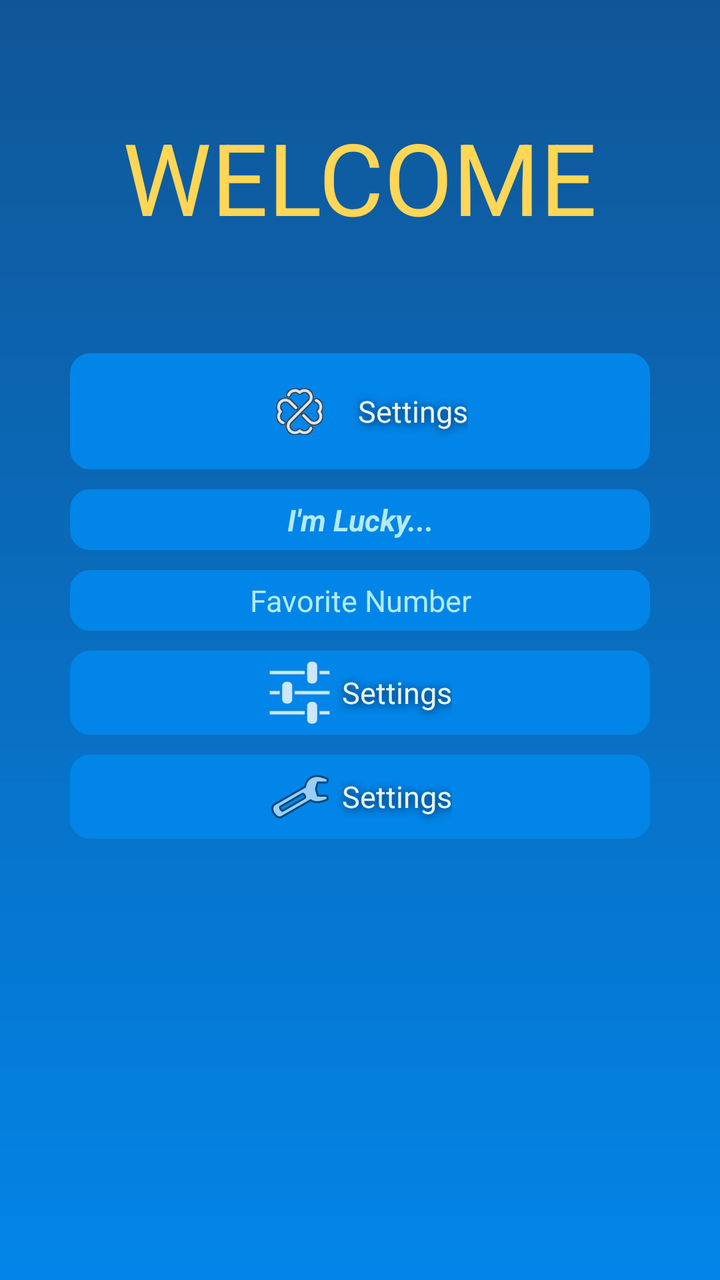
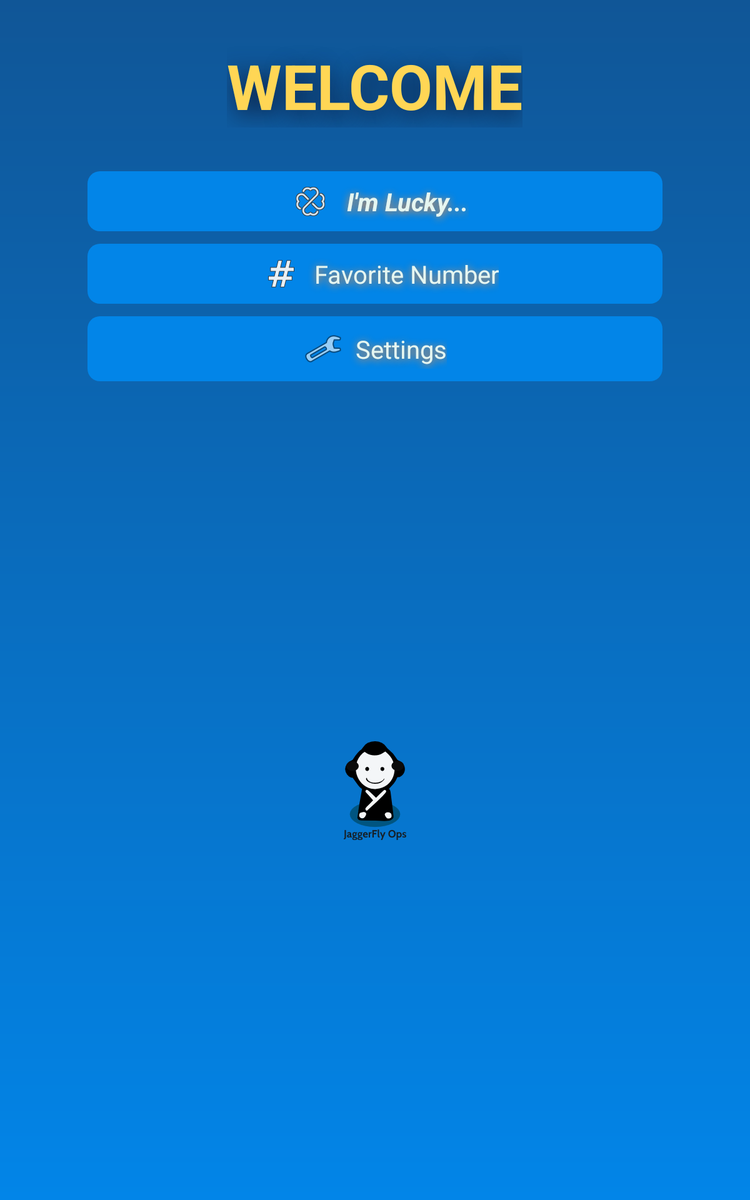

One screen, two layout resources from the same app: the default and the repository's alternative for another configuration. Each is rendered where Android would select it; the XML of both is given below.
<!-- AndroidManifest.xml: activity theme android:Theme.Black.NoTitleBar -->
<!-- res/layout/activity_main.xml -->
<RelativeLayout xmlns:android="http://schemas.android.com/apk/res/android"
    xmlns:tools="http://schemas.android.com/tools"
    android:layout_width="match_parent"
    android:layout_height="match_parent"
  android:padding="@dimen/paddingSmall"
    tools:context=".MainActivity"
    android:background="@drawable/gradient_background">


    <LinearLayout
            android:orientation="vertical"
            android:layout_width="fill_parent"
            android:layout_height="fill_parent"

            android:gravity="center_horizontal"
            android:paddingRight="@dimen/paddingLarge"
        android:paddingLeft="@dimen/paddingLarge">

        <Space

                android:layout_width="wrap_content"
                android:layout_height="50dp" />
        <TextView
                android:layout_width="wrap_content"
                android:layout_height="wrap_content"

                android:text="@string/welcome"
                android:textSize="@dimen/font_size_Large"
                android:typeface="sans"
                android:textColor="@color/light_secondary"
                android:textAllCaps="false"
                android:layout_gravity="center_horizontal"
               />


        <Space

                android:layout_width="wrap_content"
                android:layout_height="50dp" />

        <FrameLayout
                style="@style/AppTheme.Button"
                android:layout_width="match_parent"
                android:layout_height="wrap_content" >

            <Button
                    style="@style/ButtonCaptionOnly"
                    android:layout_width="wrap_content"
                    android:layout_height="wrap_content"
                    android:layout_gravity="center"
                    android:drawableStart="@drawable/clover"
                    android:gravity="center"
                    android:text="@string/settings"
                    android:laxyout_margin="0dp"
                    android:padding="0dp"
                    android:drawablePadding="@dimen/paddingSmall"/>
        </FrameLayout>
            <Button
                    android:layout_width="fill_parent"
                    android:layout_height="wrap_content"
                    android:text="@string/random_number"
                    android:id="@+id/btnLuckyNumber"
                    style="@style/AppTheme.Button"
                    android:textStyle="bold|italic"
                    android:typeface="sans"/>
            <Button
                    android:layout_width="fill_parent"
                    android:layout_height="wrap_content"
                    android:text="@string/favorite_number"
                    android:id="@+id/btnFavoriteNumber"
                    style="@style/AppTheme.Button"
                    />
        <FrameLayout
                style="@style/AppTheme.Button"
                android:layout_width="match_parent"
                android:layout_height="wrap_content"
                android:onClick="MessageTestView">
            <Button
                    style="@style/ButtonCaptionOnly"
                    android:layout_width="wrap_content"
                    android:layout_height="wrap_content"
                    android:text="@string/settings"
                    android:id="@+id/btnSettings"
                    android:layout_margin="0dp"
                    android:padding="0dp"
                    android:drawableStart="@drawable/ic_settings"
                    android:drawablePadding="@dimen/paddingSmall"
                   android:clickable="true"
                   android:focusable="true"
                    />

        </FrameLayout>
        <FrameLayout
                style="@style/AppTheme.Button"
                android:layout_width="match_parent"
                android:layout_height="wrap_content" >

            <Button
                    style="@style/ButtonCaptionOnly"
                    android:layout_width="wrap_content"
                    android:layout_height="wrap_content"
                    android:layout_gravity="center"
                    android:drawableStart="@android:drawable/ic_menu_manage"
                    android:gravity="center"
                    android:text="@string/settings"
                    android:layout_margin="0dp"
                    android:padding="0dp"
                    android:drawablePadding="@dimen/paddingSmall"/>
        </FrameLayout>
        </LinearLayout>


</RelativeLayout>
<!-- resources referenced by this layout -->
<resources>
  <color name="light_secondary">#ffffd655</color>
  <dimen name="font_size_Large">50sp</dimen>
  <dimen name="paddingLarge">25dp</dimen>
  <dimen name="paddingSmall">5dp</dimen>
  <!-- drawable gradient_background (drawable) -->
  <shape xmlns:android="http://schemas.android.com/apk/res/android" android:shape="rectangle">
      <gradient
              android:startColor="@color/dark_primary"
              android:endColor="@color/normal_primary"
              android:angle="270"
              android:type="linear">
      </gradient>
  </shape>
  <string name="favorite_number">"Favorite Number"</string>
  <string name="random_number">"I'm Lucky..."</string>
  <string name="settings">"Settings"</string>
  <string name="welcome">"WELCOME"</string>
  <style name="AppTheme.Button" parent="AppTheme">
  
          <item name="android:layout_gravity">center_horizontal</item>
          <item name="android:textSize">@dimen/font_size_normal</item>
          <item name="android:typeface">sans</item>
          <item name="android:background">@drawable/selector_button</item>
          <item name="android:padding">@dimen/paddingSmall</item>
          <item name="android:layout_margin">@dimen/marginMedium</item>
          <item name="android:clickable">true</item>
          <item name="android:focusable">true</item>
          <item name="android:textColor">@color/font_light</item>
  
  
      </style>
  <color name="dark_primary">#ff105697</color>
  <color name="normal_primary">#ff0285e8</color>
  <style name="AppTheme" parent="android:Theme.Holo.Light">
          
  
  
            </style>
  <dimen name="font_size_normal">15sp</dimen>
  <dimen name="marginMedium">5dp</dimen>
  <color name="font_light">#b2ebf2</color>
  <color name="font_lighter">#ffe5f6f1</color>
  <color name="darker_primary">#ff0c2143</color>
  <!-- drawable round_corner_focus (drawable) -->
  <?xml version="1.0" encoding="utf-8"?>
  <shape xmlns:android="http://schemas.android.com/apk/res/android"
         android:shape="rectangle">   //Defines the shape of button you wants
  
      <gradient
              android:startColor="@color/normal_third"
              android:centerColor="@color/dark_third"
              android:endColor="@color/normal_third"
              android:angle="270"
              android:type="linear">
      </gradient>
      <corners android:bottomLeftRadius="9dp"
           android:bottomRightRadius="9dp"
           android:topLeftRadius="9dp"
           android:topRightRadius="9dp"
  
          />
  
  
  </shape>
  <!-- drawable round_corner_pressed (drawable) -->
  <?xml version="1.0" encoding="utf-8"?>
  <shape xmlns:android="http://schemas.android.com/apk/res/android"
         android:shape="rectangle">   //Defines the shape of button you wants
      <gradient
              android:startColor="@color/light_secondary"
              android:centerColor="@color/normal_secondary"
              android:endColor="@color/light_secondary"
              android:angle="270"
              android:type="linear">
      </gradient>
  <corners android:bottomLeftRadius="10dp"
           android:bottomRightRadius="10dp"
           android:topLeftRadius="10dp"
           android:topRightRadius="10dp"
  
          />
  </shape>
  <color name="dark_third">#ffff8b34</color>
  <!-- drawable round_corner (drawable) -->
  <?xml version="1.0" encoding="utf-8"?>
  <shape xmlns:android="http://schemas.android.com/apk/res/android"
         android:shape="rectangle">   //Defines the shape of button you wants
  <solid android:color="@color/normal_primary"/>
  <corners android:bottomLeftRadius="10dp"
           android:bottomRightRadius="10dp"
           android:topLeftRadius="10dp"
           android:topRightRadius="10dp"
  
          />
  </shape>
  <color name="normal_third">#ffff8e45</color>
  <color name="normal_secondary">#FFBF00</color>
</resources>
<!-- res/layout-large/activity_main.xml (the repository's variant of the layout above) -->
<!-- drawn on a 7-inch tablet held upright -->
<RelativeLayout xmlns:android="http://schemas.android.com/apk/res/android"
    xmlns:tools="http://schemas.android.com/tools"
    android:layout_width="match_parent"
    android:layout_height="match_parent"
  android:padding="@dimen/paddingSmall"
    tools:context=".MainActivity"
    android:background="@drawable/gradient_background">


    <LinearLayout
            android:orientation="vertical"
            android:layout_width="fill_parent"
            android:layout_height="match_parent"

            android:gravity="center_horizontal"
            android:paddingRight="@dimen/paddingLarge"
        android:paddingLeft="@dimen/paddingLarge"

        android:weightSum="1"
     >

        <Space

                android:layout_width="wrap_content"
                android:layout_height="30dp" />
        <TextView
                android:layout_width="wrap_content"
                android:layout_height="wrap_content"

                android:text="@string/welcome"
                android:textSize="@dimen/font_size_Large"
                android:typeface="sans"
                android:textColor="@color/light_secondary"
                android:textAllCaps="false"
                android:layout_gravity="center_horizontal"
                android:shadowColor="@color/darker_primary"
                android:shadowDx="5"
                android:shadowDy="10"
                android:shadowRadius="30"
                android:textStyle="bold"/>
        <Space

                android:layout_width="wrap_content"
                android:layout_height="30dp" />

        <LinearLayout
                android:layout_width="fill_parent"
                android:layout_height="wrap_content"
                android:orientation="vertical"
                android:layout_marginRight="35dp"
                android:layout_marginLeft="35dp">

        <FrameLayout
                style="@style/AppTheme.Button"
                android:layout_width="match_parent"
                android:layout_height="wrap_content"
                android:padding="0dp"
            >

            <Button
                    style="@style/ButtonCaptionOnly"
                    android:layout_width="wrap_content"
                    android:layout_height="wrap_content"
                    android:layout_gravity="center"
                    android:drawableStart="@drawable/clover"
                    android:gravity="center"
                    android:textStyle="bold|italic"
                    android:typeface="sans"
                    android:text="@string/random_number"
                    android:drawablePadding="@dimen/paddingSmall"/>
        </FrameLayout>

        <FrameLayout
                style="@style/AppTheme.Button"
                android:layout_width="match_parent"
                android:layout_height="wrap_content"
                android:padding="0dp">

            <Button
                    style="@style/ButtonCaptionOnly"
                    android:id="@+id/btnFavoriteNumber"
                    android:layout_width="wrap_content"
                    android:layout_height="wrap_content"
                    android:layout_gravity="center"
                    android:drawableStart="@drawable/numeral"

                    android:gravity="center"
                    android:text="@string/favorite_number"
                    android:layout_margin="0dp"
                    android:padding="0dp"
                    android:drawablePadding="@dimen/paddingLittle"/>
        </FrameLayout>


        <FrameLayout
                style="@style/AppTheme.Button"
                android:layout_width="match_parent"
                android:layout_height="wrap_content"
                >

            <Button
                    style="@style/ButtonCaptionOnly"
                    android:id="@+id/btnSettings"
                    android:layout_width="wrap_content"
                    android:layout_height="wrap_content"
                    android:layout_gravity="center"
                    android:drawableStart="@android:drawable/ic_menu_manage"

                    android:gravity="center"
                    android:text="@string/settings"
                    android:layout_margin="0dp"
                    android:padding="0dp"
                    android:drawablePadding="@dimen/paddingMedium"/>
        </FrameLayout>
        </LinearLayout>

        <ImageButton

                android:layout_width="fill_parent"
                android:layout_height="fill_parent"
                android:id="@+id/btnJagger"
                android:clickable="true"
                android:scaleType="centerInside"
                android:src="@drawable/selector_button_logo"
                android:background="@android:color/transparent"
                />


    </LinearLayout>



</RelativeLayout>
<!-- resources referenced by the variant -->
<!-- as a 7-inch tablet held upright resolves them -->
<resources>
  <color name="darker_primary">#ff0c2143</color>
  <color name="light_secondary">#ffffd655</color>
  <dimen name="font_size_Large">50sp</dimen>
  <dimen name="paddingLarge">25dp</dimen>
  <dimen name="paddingLittle">2dp</dimen>
  <dimen name="paddingMedium">10dp</dimen>
  <dimen name="paddingSmall">5dp</dimen>
  <!-- drawable gradient_background (drawable) -->
  <shape xmlns:android="http://schemas.android.com/apk/res/android" android:shape="rectangle">
      <gradient
              android:startColor="@color/dark_primary"
              android:endColor="@color/normal_primary"
              android:angle="270"
              android:type="linear">
      </gradient>
  </shape>
  <!-- drawable selector_button_logo (drawable) -->
  <?xml version="1.0" encoding="utf-8"?>
  <selector xmlns:android="http://schemas.android.com/apk/res/android">
      <item  android:state_pressed="true">
          <layer-list>
  
              <item>
                  <bitmap android:src="@drawable/jagger_white" android:gravity="center_horizontal" />
  
              </item>
          </layer-list>
  
      </item>
  
      <item>
          <layer-list>
  
              <item>
                  <bitmap android:src="@drawable/jagger" android:gravity="center_horizontal" />
              </item>
          </layer-list>
      </item>
  
  </selector>
  <string name="favorite_number">"Favorite Number"</string>
  <string name="random_number">"I'm Lucky..."</string>
  <string name="settings">"Settings"</string>
  <string name="welcome">"WELCOME"</string>
  <!-- from res/values-large/ -->
  <style name="AppTheme.Button" parent="AppTheme">
  
         <item name="android:layout_gravity">center_horizontal</item>
          <item name="android:textSize">@dimen/font_size_Normal</item>
          <item name="android:typeface">sans</item>
          <item name="android:background">@drawable/selector_button</item>
          <item name="android:padding">@dimen/paddingMedium</item>
          <item name="android:layout_margin">@dimen/marginMedium</item>
          <item name="android:clickable">true</item>
          <item name="android:focusable">true</item>
          <item name="android:textColor">@color/font_light</item>
  
  
  
      </style>
  <color name="dark_primary">#ff105697</color>
  <color name="normal_primary">#ff0285e8</color>
  <!-- from res/values-large/ -->
  <style name="AppTheme" parent="android:Theme.Holo.Light">
          
  
  
            </style>
  <dimen name="font_size_Normal">20sp</dimen>
  <dimen name="marginMedium">5dp</dimen>
  <color name="font_light">#b2ebf2</color>
  <color name="font_lighter">#ffe5f6f1</color>
  <color name="dark_third">#ffff8b34</color>
  <!-- drawable round_corner_focus (drawable) -->
  <?xml version="1.0" encoding="utf-8"?>
  <shape xmlns:android="http://schemas.android.com/apk/res/android"
         android:shape="rectangle">   //Defines the shape of button you wants
  
      <gradient
              android:startColor="@color/normal_third"
              android:centerColor="@color/dark_third"
              android:endColor="@color/normal_third"
              android:angle="270"
              android:type="linear">
      </gradient>
      <corners android:bottomLeftRadius="9dp"
           android:bottomRightRadius="9dp"
           android:topLeftRadius="9dp"
           android:topRightRadius="9dp"
  
          />
  
  
  </shape>
  <!-- drawable round_corner (drawable) -->
  <?xml version="1.0" encoding="utf-8"?>
  <shape xmlns:android="http://schemas.android.com/apk/res/android"
         android:shape="rectangle">   //Defines the shape of button you wants
  <solid android:color="@color/normal_primary"/>
  <corners android:bottomLeftRadius="10dp"
           android:bottomRightRadius="10dp"
           android:topLeftRadius="10dp"
           android:topRightRadius="10dp"
  
          />
  </shape>
  <color name="normal_third">#ffff8e45</color>
  <color name="normal_secondary">#FFBF00</color>
</resources>
